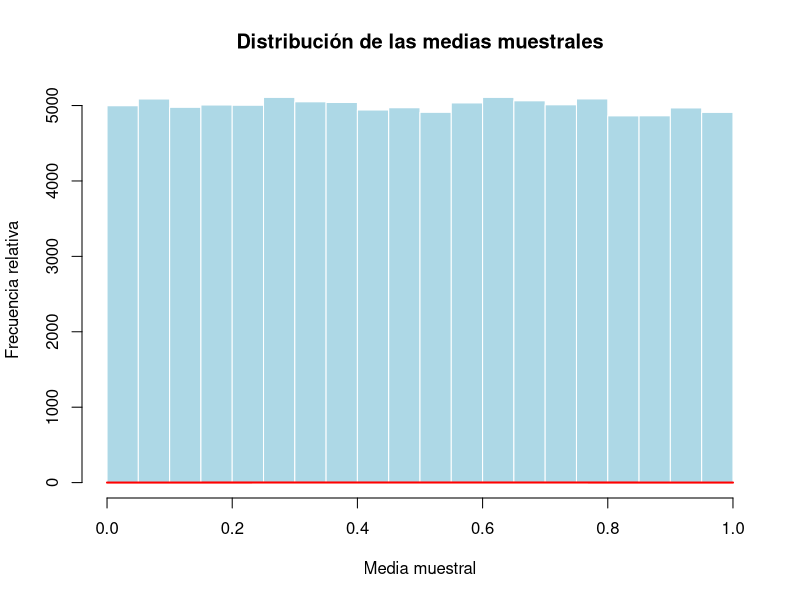
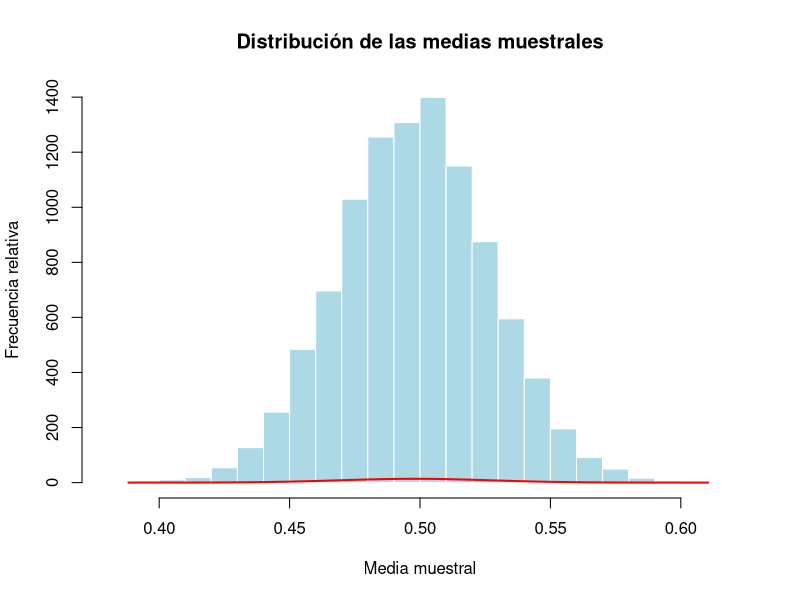
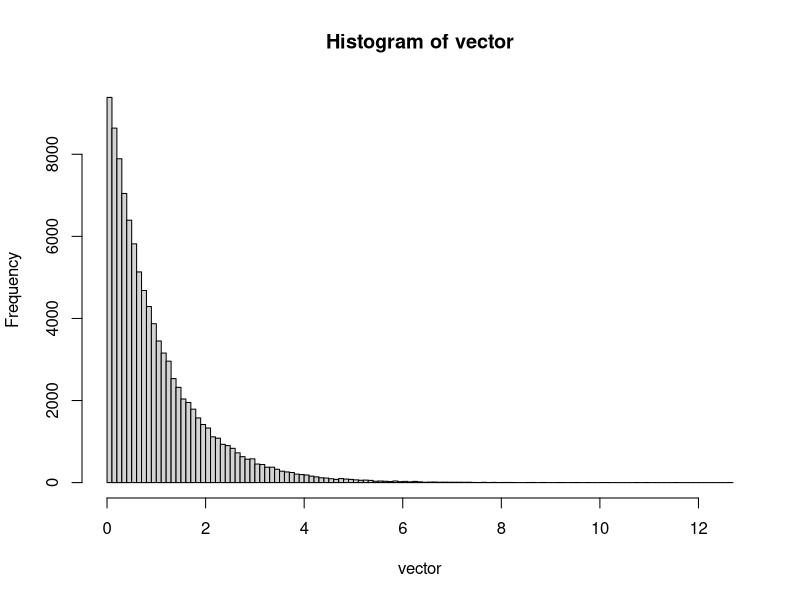
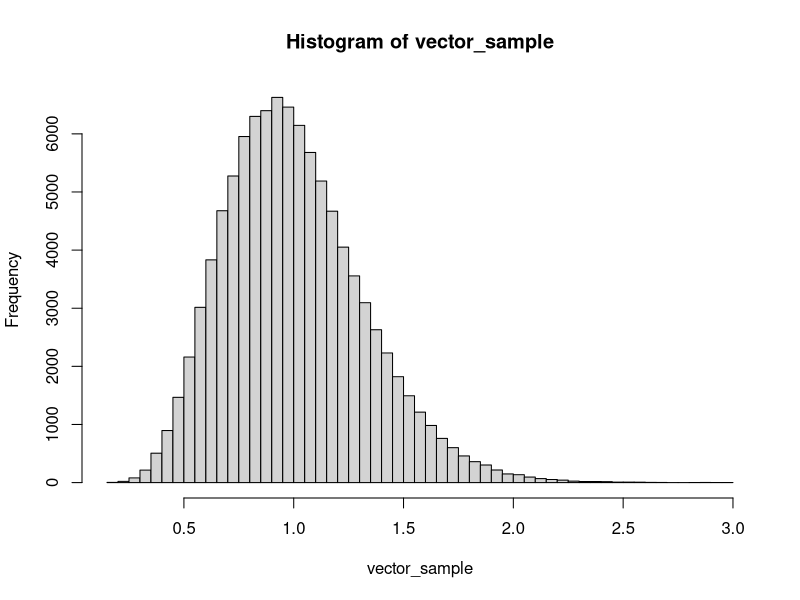

These figures' R source, in order:
## ---- chunk 1
generate_population <- function(size) {
  runif(size, 0, 1)
}
## ---- chunk 2

generate_sample_means <- function(population, sample_size, num_samples) {
  sample_means <- numeric(num_samples)
  for (i in 1:num_samples) {
    sample <- sample(population, sample_size)
    sample_means[i] <- mean(sample)
  }
  return(sample_means)
}
## ---- chunk 3
plot_sample_means <- function(sample_means) {
  hist(sample_means, breaks = 30, main = "Distribución de las medias muestrales",
       xlab = "Media muestral", ylab = "Frecuencia relativa",
       col = "lightblue", border = "white")
  x <- seq(min(sample_means), max(sample_means), length = 100)
  y <- dnorm(x, mean = mean(sample_means), sd = sd(sample_means))
  lines(x, y, col = "red", lwd = 2)
}
## ---- chunk 4
population <- generate_population(100000)
## ---- chunk 5
sample_means <- generate_sample_means(population, sample_size = 100, num_samples = 10000)
## ---- chunk 6
plot_sample_means(population)
plot_sample_means(sample_means)

## ---- chunk 7
vector= NULL
for (i in 1:100000){
  x=rexp(1,rate = 1)
  vector[i]=x
}
hist(vector,breaks = 100)
## ---- chunk 8
vector_sample = NULL
for (i in 1:100000){
x2=mean(sample(vector,10,replace = T))
vector_sample[i]=x2
}
hist(vector_sample,breaks=100)
